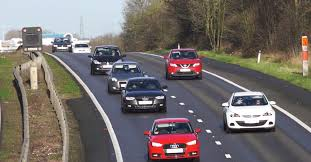
#> input picture car.jpg, 311 x 162 px, given in place of video, which was not available
$ jupyter execute 'Computer Vision.ipynb'
#> lines starting #> are read from the running program, lines starting #| are printed output that depends on the picture; after the words box and inside, x2 and y2 are one past the last pixel; in counts of white or black regions, pixels touching at a corner belong together; pictures that were not available may be replaced by others from this repository, and a replacement may not be noted
[cell 1]
import cv2 as cv
import numpy as np
from playsound import playsound

[cell 2]
ip = "https://xx.xx.xx.43:8080"
video = cv.VideoCapture(ip+'/video')
kernel = cv.getStructuringElement(cv.MORPH_ELLIPSE,(3,3))
fgbg = cv.createBackgroundSubtractorMOG2()

while True:
    ret , frame = video.read()
#> frame is the input picture: shape (162, 311, 3); mean B, G, R 106.1, 108.9, 116.1
    fgmask = fgbg.apply(np.array(frame))
#> fgmask: shape (162, 311); every value is 127
    fgmask = cv.morphologyEx(fgmask,cv.MORPH_OPEN,kernel)
    #gray = cv.cvtColor(frame, cv.COLOR_BGR2GRAY)
    cv.imshow('frame',fgmask)
    if cv.waitKey(1) == ord('q'):
#> (key q is pressed here)
        break

video.release()
cv.destroyAllWindows()

[cell 3]
body_cascade = cv.CascadeClassifier('haarcascade_frontalface_default.xml')
ip = "https://xx.xx.xx.120:8080"
video = cv.VideoCapture(ip+'/video')
is_detected = False
while True:
    ret,frame = video.read()
    frame = np.array(frame)
    print(frame)
#> (printed output is left out)
    gray = cv.cvtColor(frame,cv.COLOR_BGR2GRAY)
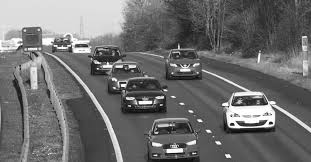
#> gray: shape (162, 311); min 5, max 255, mean 110.8
    body  = body_cascade.detectMultiScale(gray,1.5,5)
#> body = ()


    if len(body)>0:

        for (x,y,w,h) in body:

            frame = cv.rectangle(frame,(x,y),(x+w,y+h),(255,0,0),2)
        is_detected = True
        if is_detected == True:
            playsound('speech.wav')
            is_detected == False


    cv.imshow('frame',frame)
    if cv.waitKey(1) == ord('q'):
#> (key q is pressed here)
        break


video.release()
cv.destroyAllWindows()

[cell 4]
car_cascade = cv.CascadeClassifier('cars.xml')
car  = cv.VideoCapture('carss.mp4')
if car.isOpened():
    midpoint =  car.get(3)/2
    height = car.get(4)


while True:
    ret,frame = car.read()
    frame = np.array(frame)
    gray = cv.cvtColor(frame,cv.COLOR_BGR2GRAY)
    car_body = car_cascade.detectMultiScale(gray,1.1,6)
#> car_body = [[220, 74, 46, 46]]
    for (x,y,w,h) in  car_body:
        frame = cv.rectangle(frame,(x,y),(x+w,y+h),(0,255,0),2)
        mid_x = (2*x+w)/2
        mid_y = y+h
        #distance  = np.round(np.sqrt((mid_x-midpoint)*(mid_x-midpoint)+(mid_y-height)*(mid_y-height)))
        distance = height-mid_y
        angle = str(np.round(np.degrees(np.arctan((0.5*((midpoint-mid_x)/(height-mid_y)))))))
        text = str(distance)
        cv.putText(frame,text,(x+w,y+h),cv.FONT_HERSHEY_SIMPLEX,1,(255,0,0),2)
        cv.putText(frame,angle,(x,y),cv.FONT_HERSHEY_SIMPLEX,1,(255,0,0),2)

        print(angle)
#> this loop made 1 pass
#> (x, y, w, h, mid_x, mid_y, distance, angle) on pass 1: (220, 74, 46, 46, 243, 120, 42, '-46.0')
#| -46.0
#> pass 1, `frame = cv.rectangle(frame,(x,y),(x+w,y+h),(0,255,0),2)`:
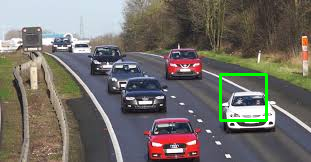
#> frame: shape (162, 311, 3); 1.09% of pixels changed, all inside (x1, y1, x2, y2) = (219, 73, 268, 122)
#> after the loop:
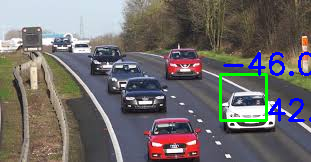
#> frame: shape (162, 311, 3); 1.7% of pixels changed, all inside (x1, y1, x2, y2) = (223, 52, 311, 122)
    cv.imshow('test',frame)
    if cv.waitKey(1) == ord('q'):
#> (key q is pressed here)
            break


car.release()
cv.destroyAllWindows()

[cell 5]
video = cv.VideoCapture('carss.mp4')
while True:
    ret, frame = video.read()
    hsv = cv.cvtColor(frame,cv.COLOR_BGR2HSV)
#> hsv: shape (162, 311, 3); mean H, S, V 72.2, 53.9, 123.2

    lower_blue = np.array([0,0,0])
    upper_blue = np.array([0,0,50])

    mask = cv.inRange(hsv,lower_blue,upper_blue)
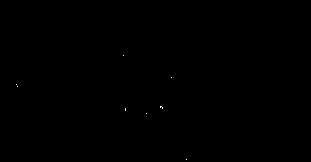
#> mask: shape (162, 311); 0.03% white in thin lines or dots, all inside (x1, y1, x2, y2) = (16, 55, 187, 160)
    res = cv.bitwise_and(frame,frame,mask=mask)
    cv.imshow('frame',frame)
    cv.imshow('mask',mask)
    cv.imshow('res',res)
    k = cv.waitKey(5) & 0xFF
#> (key q is pressed here)
    if k == 27:
        break
cv.destroyAllWindows()

[cell 6]
import numpy as np
import cv2
from matplotlib import pyplot as plt
#img  = cv2.VideoCapture('carss.mp4')
ip = "https://10.90.230.23:8080"
img = cv2.VideoCapture(ip+'/video')
while True:
    ret,frame = img.read()
    mask = np.zeros(frame.shape[:2],np.uint8)
    bgdModel = np.zeros((1,65),np.float64)
    fgdModel = np.zeros((1,65),np.float64)
    rect = (50,50,450,290)
    cv2.grabCut(frame,mask,rect,bgdModel,fgdModel,5,cv2.GC_INIT_WITH_RECT)
    mask2 = np.where((mask==2)|(mask==0),0,1).astype('uint8')
    frame1 = frame*mask2[:,:,np.newaxis]
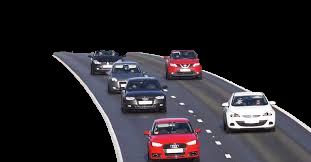
#> frame1: shape (162, 311, 3); mean B, G, R 42.2, 37.6, 41.5
    cv2.imshow('ddd',frame1)
    cv2.imshow('dd',frame)
    if cv2.waitKey(1) == ord('q'):
#> (key q is pressed here)
        break
img.release()
cv2.destroyAllWindows()
